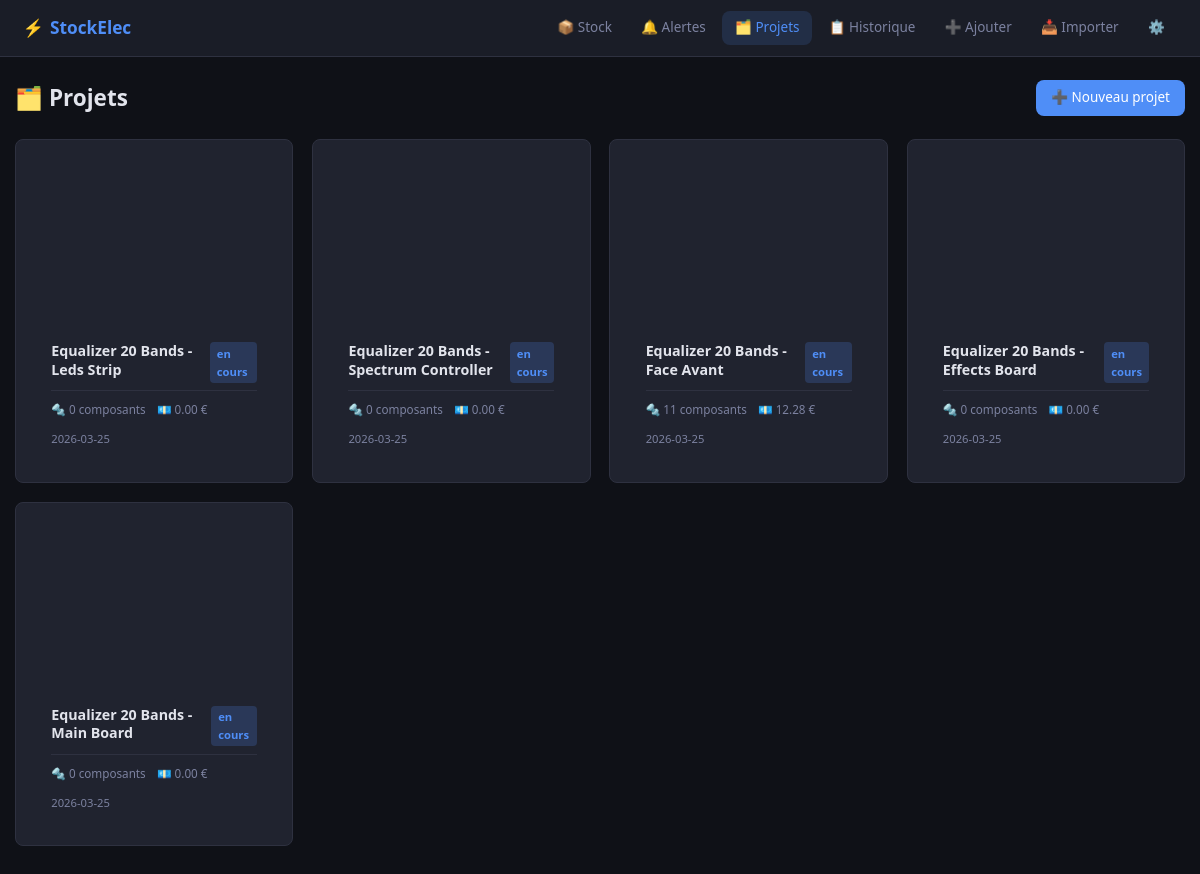
The page /projects/ on the database as committed earlier.
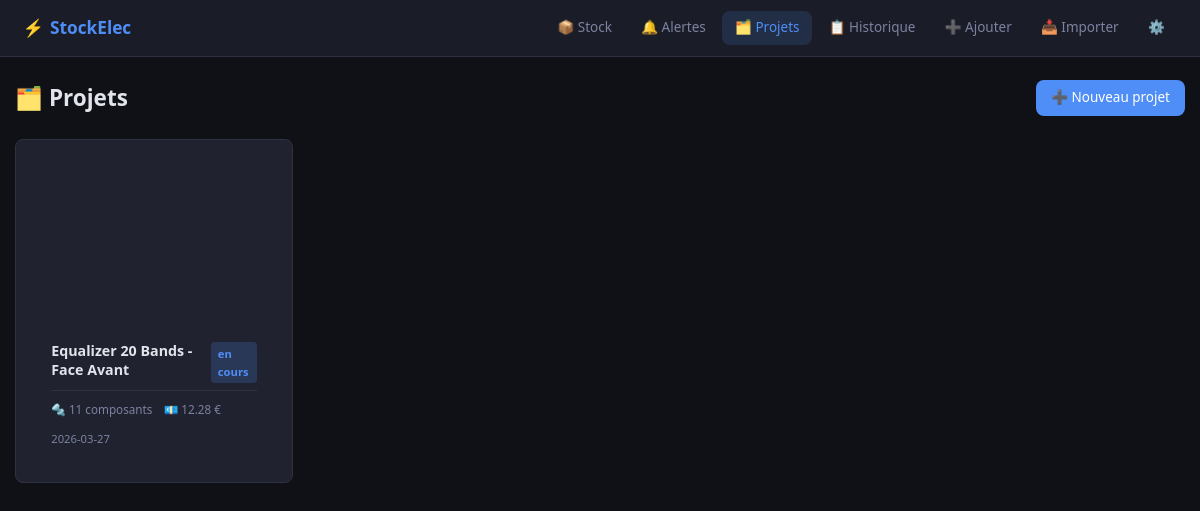
The same page on the database as committed later.
### tables this page shows
CREATE TABLE projects (
                id          INTEGER PRIMARY KEY AUTOINCREMENT,
                name        TEXT NOT NULL,
                description TEXT,
                status      TEXT DEFAULT 'en cours',
                created_at  TIMESTAMP DEFAULT CURRENT_TIMESTAMP,
                updated_at  TIMESTAMP DEFAULT CURRENT_TIMESTAMP
            , image_path TEXT);

### app/controllers/project_controller.py (the view)
@project_bp.route("/")
def index():
    projects = ProjectModel.get_all()
    return render_template("projects/index.html", projects=projects)

### app/models/database.py (called while the page is built)
def get_db():
    db = getattr(g, "_database", None)
    if db is None:
        db = g._database = sqlite3.connect(DATABASE)
        db.row_factory = sqlite3.Row
    return db

### app/models/project.py (called while the page is built)
    @staticmethod
    def get_all() -> list:
        db = get_db()
        rows = db.execute(
            """
            SELECT p.*,
                   COUNT(pc.id)                         AS component_count,
                   COALESCE(SUM(c.unit_price * pc.quantity), 0) AS total_value
            FROM projects p
            LEFT JOIN project_components pc ON pc.project_id = p.id
            LEFT JOIN components         c  ON c.id = pc.component_id
            GROUP BY p.id
            ORDER BY p.updated_at DESC
            """
        ).fetchall()
        return [Project(r) for r in rows]

### app/templates/projects/index.html (shortened to what this page needs)
{% extends "base.html" %}
{% block content %}
<div class="page-header">
    <h1>🗂️ Projets</h1>
    <a href="{{ url_for('projects.new') }}" class="btn btn-primary">➕ Nouveau projet</a>
</div>
{% if projects %}
<div class="project-grid">
    {% for p in projects %}
    <a href="{{ url_for('projects.detail', project_id=p.id) }}" class="project-card">
        {% if p.image_path %}
            <div class="project-card-img"
                 style="background-image:url('{{ url_for('projects.project_image', filename=p.image_path) }}')">
            </div>
        {% else %}
            <div class="project-card-img project-card-img-empty">
                <span>🔌</span>
            </div>
        {% endif %}
        <div class="project-card-body">
            <div class="project-card-header">
                <span class="project-name">{{ p.name }}</span>
                <span class="badge badge-status-{{ p.status|replace(' ','-') }}">{{ p.status }}</span>
            </div>
            <div class="project-card-footer">
                <span>🔩 {{ p.component_count }} composant{{ 's' if p.component_count != 1 }}</span>
                <span>💶 {{ "%.2f"|format(p.total_value or 0) }} €</span>
                <span class="td-secondary" style="font-size:.75rem">{{ p.updated_at[:10] }}</span>
            </div>
        </div>
    </a>
    {% endfor %}
</div>
{% else %}
<div class="empty-state">
    <p class="empty-icon">🗂️</p>
    <p>Aucun projet. Crée ton premier projet pour lier des composants.</p>
    <a href="{{ url_for('projects.new') }}" class="btn btn-primary">➕ Créer un projet</a>
</div>
{% endif %}
{% endblock %}

### app/templates/base.html (shortened to what this page needs)
<!DOCTYPE html>
<html lang="fr">
<head>
    <link rel="stylesheet" href="{{ url_for('static', filename='css/style.css') }}"/>
</head>
<body>
<nav class="navbar">
    <a class="nav-brand" href="{{ url_for('components.index') }}">
        <span class="nav-icon">⚡</span> StockElec
    </a>
    <div class="nav-links">
        <a href="{{ url_for('components.index') }}"
           class="nav-link {% if request.endpoint == 'components.index' %}active{% endif %}">
            📦 Stock
        </a>
        <a href="{{ url_for('components.alerts') }}"
           class="nav-link {% if request.endpoint == 'components.alerts' %}active{% endif %}">
            🔔 Alertes
        </a>
        <a href="{{ url_for('projects.index') }}"
           class="nav-link {% if request.endpoint and request.endpoint.startswith('projects.') %}active{% endif %}">
            🗂️ Projets
        </a>
        <a href="{{ url_for('components.history') }}"
           class="nav-link {% if request.endpoint == 'components.history' %}active{% endif %}">
            📋 Historique
        </a>
        <a href="{{ url_for('components.add') }}"
           class="nav-link {% if request.endpoint == 'components.add' %}active{% endif %}">
            ➕ Ajouter
        </a>
        <a href="{{ url_for('components.import_csv') }}"
           class="nav-link {% if request.endpoint == 'components.import_csv' %}active{% endif %}">
            📥 Importer
        </a>
        <a href="{{ url_for('components.settings') }}"
           class="nav-link {% if request.endpoint == 'components.settings' %}active{% endif %}">
            ⚙️
        </a>
    </div>
</nav>
<main class="main-content">
    {% block content %}{% endblock %}
</main>
</body>
</html>

### app/static/css/style.css (style rules this page uses)
:root { --bg: #0f1117; --bg-surface: #1a1d27; --bg-card: #20232f; --border: #2e3140; --accent: #4f8ef7; --accent-hover:#6ba3ff; --danger: #e05c5c; --success: #4caf7d; --warning: #f0a050; --text: #e2e4ec; --text-muted: #7c82a0; --mono: 'Courier New', monospace; --radius: 8px; --shadow: 0 2px 12px rgba(0,0,0,.4); }
*, *::before, *::after { box-sizing: border-box; margin: 0; padding: 0; }
html { font-size: 15px; }
body { background: var(--bg); color: var(--text); font-family: system-ui, sans-serif; line-height: 1.6; }
a { color: var(--accent); text-decoration: none; }
.navbar { display: flex; align-items: center; justify-content: space-between; background: var(--bg-surface); border-bottom: 1px solid var(--border); padding: .75rem 1.5rem; position: sticky; top: 0; z-index: 100; }
.nav-brand { font-size: 1.15rem; font-weight: 700; color: var(--accent); display: flex; align-items: center; gap: .4rem; }
.nav-links { display: flex; gap: .25rem; }
.nav-link { padding: .4rem .85rem; border-radius: var(--radius); color: var(--text-muted); font-size: .9rem; transition: all .15s; }
.nav-link:hover, .nav-link.active { background: rgba(79,142,247,.15); color: var(--accent); }
.main-content { max-width: 1300px; margin: 0 auto; padding: 1.5rem 1rem 3rem; }
.page-header { display: flex; align-items: center; gap: 1rem; margin-bottom: 1.5rem; flex-wrap: wrap; }
.page-header h1 { font-size: 1.5rem; flex: 1; }
.btn { display: inline-block; padding: .5rem 1rem; border-radius: var(--radius); font-size: .9rem; font-weight: 500; border: none; cursor: pointer; transition: filter .15s; text-align: center; }
.btn-primary { background: var(--accent); color: #fff; }
.td-secondary { color: var(--text-muted); }
.badge { display: inline-block; padding: .15rem .45rem; border-radius: 4px; font-size: .75rem; font-weight: 600; vertical-align: middle; }
.project-grid { display:grid; grid-template-columns:repeat(auto-fill, minmax(280px, 1fr)); gap:1rem; margin-top:.5rem; }
.project-card { display:flex; flex-direction:column; gap:.6rem; background:var(--bg-card); border:1px solid var(--border); border-radius:var(--radius); padding:1.25rem; text-decoration:none; color:var(--text); transition: border-color .15s, transform .1s; }
.project-card-header { display:flex; align-items:center; justify-content:space-between; gap:.5rem; }
.project-name { font-weight:600; font-size:1rem; }
.project-card-footer { display:flex; gap:1rem; flex-wrap:wrap; font-size:.8rem; color:var(--text-muted); border-top:1px solid var(--border); padding-top:.6rem; margin-top:auto; }
.badge-status-en-cours { background:rgba(79,142,247,.2); color:var(--accent); }
.project-grid { display: grid; grid-template-columns: repeat(auto-fill, minmax(260px, 1fr)); gap: 1.25rem; }
.project-card { display: flex; flex-direction: column; background: var(--bg-card); border: 1px solid var(--border); border-radius: var(--radius); overflow: hidden; text-decoration: none; color: var(--text); transition: border-color .15s, transform .1s, box-shadow .15s; }
.project-card-img { width: 100%; height: 160px; background-size: cover; background-position: center; background-repeat: no-repeat; flex-shrink: 0; }
.project-card-body { display: flex; flex-direction: column; gap: .5rem; padding: 1rem 1.1rem 1rem; flex: 1; }
.project-card-header { display: flex; align-items: flex-start; justify-content: space-between; gap: .5rem; }
.project-name { font-weight: 600; font-size: .95rem; line-height: 1.3; }
.project-card-footer { display: flex; gap: .75rem; flex-wrap: wrap; font-size: .78rem; color: var(--text-muted); border-top: 1px solid var(--border); padding-top: .6rem; margin-top: auto; }

Rows that differ between the two databases and show on the page:
removed projects: name "Equalizer 20 Bands - Leds Strip", status "en cours", component_count "0", component_count "s", total_value "0.00", updated_at "2026-03-25"
removed projects: name "Equalizer 20 Bands - Spectrum Controller", status "en cours", component_count "0", component_count "s", total_value "0.00", updated_at "2026-03-25"
removed projects: name "Equalizer 20 Bands - Effects Board", status "en cours", component_count "0", component_count "s", total_value "0.00", updated_at "2026-03-25"
removed projects: name "Equalizer 20 Bands - Main Board", status "en cours", component_count "0", component_count "s", total_value "0.00", updated_at "2026-03-25"
changed projects "Equalizer 20 Bands - Face Avant": updated_at "2026-03-25" → "2026-03-27"
